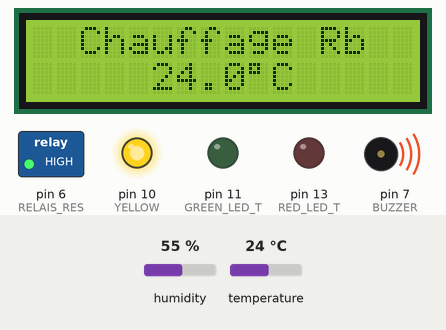
The sketch below on a simulated Arduino Uno, built with avr-gcc and run on an emulated ATmega328P. Parts: 16×2 character LCD, switched loads named in the sketch (green lamp = pin HIGH), output pins drawn as LEDs (lit = HIGH), buzzer (waves = sounding, pin HIGH). Wiring (inferred from the names in the program): DHT11 sensor: data pin 12. Dashed ring = blinking. The test bench sets the inputs (shaded band); at power-on: temperature 24 °C, humidity 55 %. Pins used as bus, display or sensor lines are not drawn.

Above: at 1.2 s.
1.3 s: temperature set to 28 °C
At 1.9 s:
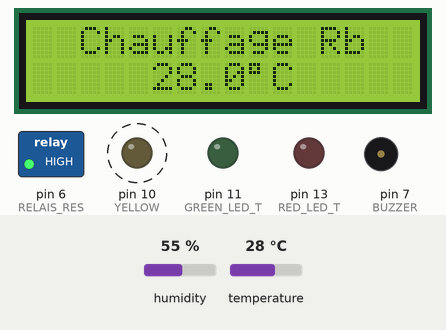
3.5 s: temperature set to 31 °C
At 4.5 s:
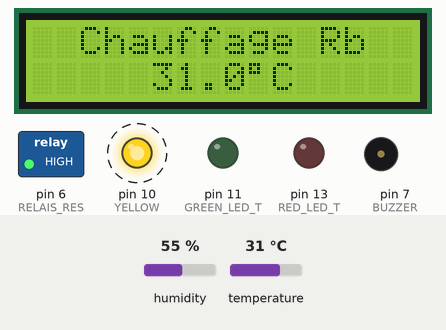
6.5 s: temperature set to 12 °C
At 7.11 s:
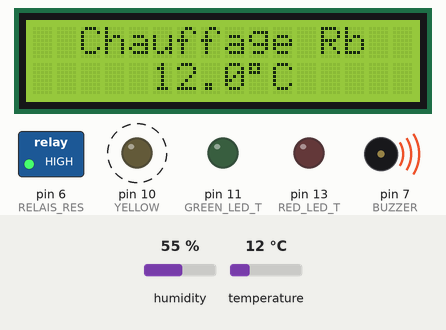
9.5 s: temperature set to 41 °C
At 10.3 s:
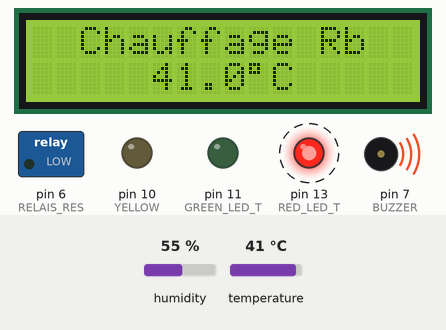
Timing chart, 0 to 12.5 s (numbered marks = the images above; inputs shaded):
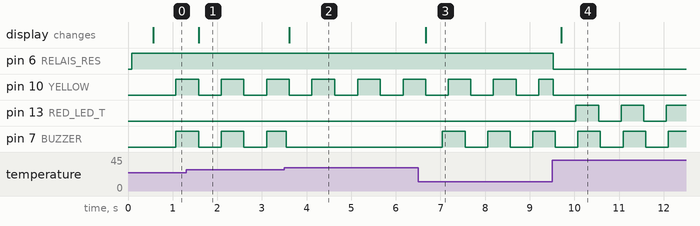

The sketch:

Eleveuse.ino
```cpp
#include<LiquidCrystal.h>
#include <dht.h>
#include "prototypes.h"
#include "lcd.h"

  // Composants connectes sur l'arduino
#define DHT_PIN 12
// leds pour le control de la temperature
#define RED_LED_T 13
#define GREEN_LED_T 11
#define YELLOW 10


//AUTRES
#define BUZZER 7
#define RELAIS_RES 6

unsigned long temp_lcd;
unsigned long temp_buzzer;
unsigned long temp_led_red;
unsigned long temp_led_yel;

bool etat_buz= 0;
bool etat_red_led= 0;
bool etat_yellow_led= 0;

dht capteur;

void beginer(){
  Serial.begin(9600);
  pinMode(RED_LED_T , OUTPUT);
  pinMode(GREEN_LED_T, OUTPUT);
  pinMode(YELLOW, OUTPUT);
  pinMode(BUZZER, OUTPUT);
  pinMode(RELAIS_RES , OUTPUT);

  lcd_tempe.begin(16, 2);
}

void setup() {

    beginer();
    temp_lcd = millis();
    temp_buzzer = millis();
    temp_led_red = millis();
    temp_led_yel = millis();
 }

void loop() {

  if(( millis() - temp_lcd) >= 500){
    temp_lcd = millis();
          affiche_tempe();
          }

  capteur.read11(DHT_PIN); //lecture sur le capteur dht11
  control_temperature();
  control_buzzer();
  tempe = capteur.temperature;
}


void control_temperature(){

  if(tempe >= 40){
   digitalWrite(RELAIS_RES, LOW);
  }

 else if(tempe < 36){
   digitalWrite(RELAIS_RES, HIGH);
  }

   control_leds();

}


void control_leds(){

  if(tempe < 36.5){
      if(( millis() - temp_led_yel) >= 500){
        temp_led_yel = millis();
        digitalWrite(YELLOW, etat_yellow_led);
        etat_yellow_led= !etat_yellow_led;
      }
    digitalWrite(GREEN_LED_T, LOW);
    digitalWrite(RED_LED_T, LOW);
  }

  else if((tempe > 36) && (tempe < 38.5)){
    digitalWrite(YELLOW, LOW);
    digitalWrite(RED_LED_T, LOW);
    digitalWrite(GREEN_LED_T, HIGH);
  }

  else{
      if(( millis() - temp_led_red) >= 500){
        temp_led_red = millis();
        digitalWrite(RED_LED_T, etat_red_led);
        etat_red_led= !etat_red_led;
      }

       digitalWrite(GREEN_LED_T, LOW);
       digitalWrite(YELLOW, LOW);
    }
}


void control_buzzer(){

  if((tempe > 40) || (tempe < 30)){
      if(( millis() - temp_buzzer) >= 500){
        temp_buzzer = millis();
        digitalWrite(BUZZER, etat_buz);
        etat_buz= !etat_buz;
      }
  }

  else
    digitalWrite(BUZZER, LOW);
}
```

dht.h
```cpp
//
//    FILE: dht.h
//  AUTHOR: Rob Tillaart
// VERSION: 0.1.20
// PURPOSE: DHT Temperature & Humidity Sensor library for Arduino
//     URL: http://arduino.cc/playground/Main/DHTLib
//
// HISTORY:
// see dht.cpp file
//

#ifndef dht_h
#define dht_h

#if ARDUINO < 100
#include <WProgram.h>
#include <pins_arduino.h>  // fix for broken pre 1.0 version - TODO TEST
#else
#include <Arduino.h>
#endif

#define DHT_LIB_VERSION "0.1.20"

#define DHTLIB_OK                   0
#define DHTLIB_ERROR_CHECKSUM       -1
#define DHTLIB_ERROR_TIMEOUT        -2
#define DHTLIB_ERROR_CONNECT        -3
#define DHTLIB_ERROR_ACK_L          -4
#define DHTLIB_ERROR_ACK_H          -5

#define DHTLIB_DHT11_WAKEUP         18
#define DHTLIB_DHT_WAKEUP           1

#define DHTLIB_DHT11_LEADING_ZEROS  1
#define DHTLIB_DHT_LEADING_ZEROS    6

// max timeout is 100 usec.
// For a 16 Mhz proc 100 usec is 1600 clock cycles
// loops using DHTLIB_TIMEOUT use at least 4 clock cycli
// so 100 us takes max 400 loops
// so by dividing F_CPU by 40000 we "fail" as fast as possible
#define DHTLIB_TIMEOUT 400 // (F_CPU/40000)

class dht
{
public:
    // return values:
    // DHTLIB_OK
    // DHTLIB_ERROR_CHECKSUM
    // DHTLIB_ERROR_TIMEOUT
    // DHTLIB_ERROR_CONNECT
    // DHTLIB_ERROR_ACK_L
    // DHTLIB_ERROR_ACK_H
    int8_t read11(uint8_t pin);
    int8_t read(uint8_t pin);

    inline int8_t read21(uint8_t pin) { return read(pin); };
    inline int8_t read22(uint8_t pin) { return read(pin); };
    inline int8_t read33(uint8_t pin) { return read(pin); };
    inline int8_t read44(uint8_t pin) { return read(pin); };

    double humidity;
    double temperature;

private:
    uint8_t bits[5];  // buffer to receive data
    int8_t _readSensor(uint8_t pin, uint8_t wakeupDelay, uint8_t leadingZeroBits);
};
#endif
//
// END OF FILE
//
```

prototypes.h
```cpp
#ifndef proto
#define proto

//QUELQUES VARIABLES GLOBALES DU PROGRAMME
//variable pour la temperature et l'humidity
float tempe;

 //FONCTIONS POUR LE CONTROL DE tempe,humid,leds, etc...
void control_temperature();
void control_leds();
void control_buzzer();

//pour l'affichage
void affiche_tempe();

#endif //prototype
```

lcd.h
```cpp
// FICHIER POUR AFFICHAGE DES DONNEES.
#ifndef lcd
#define lcd

//pins pour la configuration des bornes du lcd de temperature
#define RS 9
#define EN 8
#define D4 2
#define D5 3
#define D6 4
#define D7 5

LiquidCrystal lcd_tempe(RS, EN, D4, D5, D6, D7);

char tableau[4];

void affiche_tempe(){

  sprintf(tableau,"%cC ", char(0b11011111));
  lcd_tempe.clear();
  lcd_tempe.setCursor(2, 0);
  lcd_tempe.print("Chauffage Rb");

  lcd_tempe.setCursor(5, 1);
  lcd_tempe.print(tempe, 1);
  lcd_tempe.print(tableau);


}

#endif //lcd
```

Measured:
- the behaviour switches between 29 and 30 °C on temperature (found by bisection; images 1 and 2)
- after the input at 1.3 s, the display: changes after 0.29 s (image 1)
- after the input at 3.5 s, the display: changes after 0.12 s (image 2)
- after the input at 6.5 s, pin 7 (BUZZER): alternates HIGH for 0.51 s and LOW for 0.51 s, starting after 0.54 s; the display: changes after 0.17 s (image 3)
- after the input at 9.5 s, pin 6 (RELAIS_RES): HIGH → LOW at once; pin 13 (RED_LED_T): alternates HIGH for 0.51 s and LOW for 0.51 s, starting after 0.54 s; the display: changes after 0.21 s (image 4)
